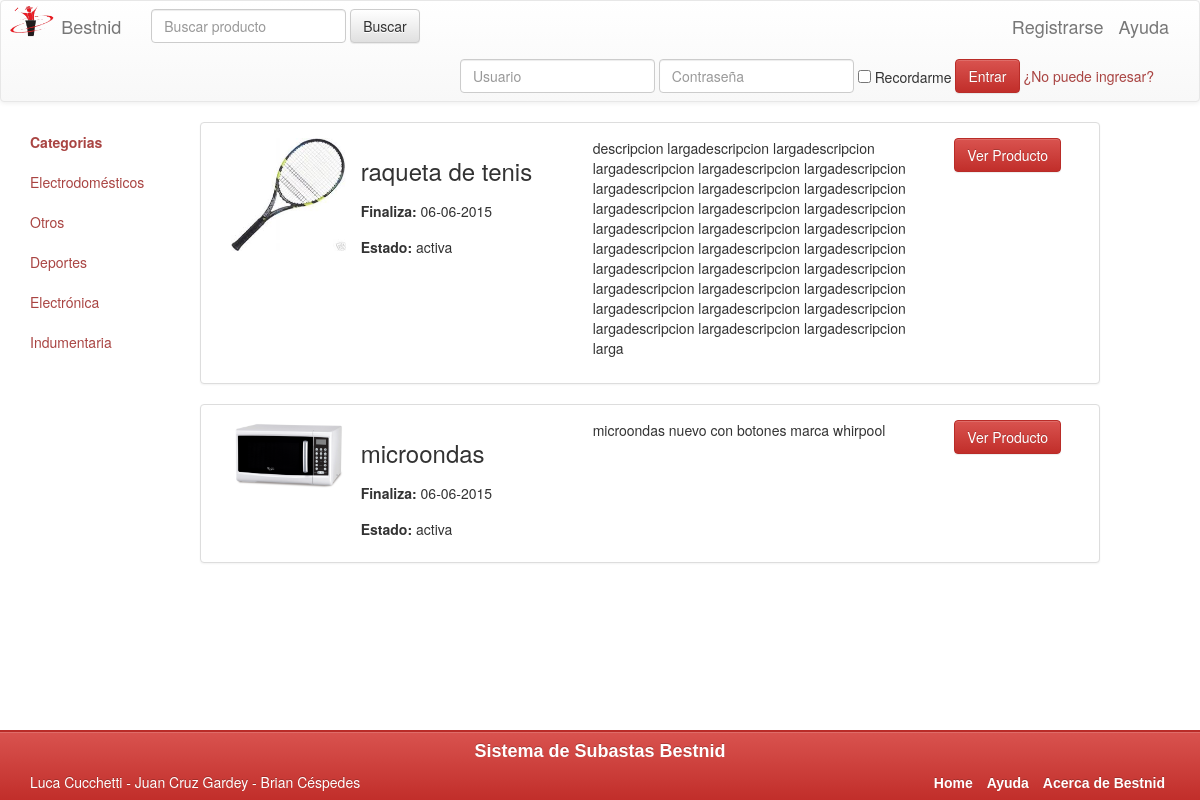
The page /Bestnid/listadoProductosPorCategoria.php?idCategoria=5 on the database its author committed.
### tables this page shows
CREATE TABLE IF NOT EXISTS `categoria` (
`idCategoria` int(11) NOT NULL,
  `nombre` varchar(50) NOT NULL,
  `descripcion` longtext
);

CREATE TABLE IF NOT EXISTS `subasta` (
`idSubasta` int(11) NOT NULL,
  `idUsuario` int(11) NOT NULL,
  `estado` varchar(50) NOT NULL,
  `fecha_cierre` date NOT NULL,
  `idProducto` int(11) DEFAULT NULL,
  `fecha_realizacion` date NOT NULL
);

CREATE TABLE IF NOT EXISTS `producto` (
`idProducto` int(11) NOT NULL,
  `nombre` varchar(50) NOT NULL,
  `descripcion` longtext,
  `idCategoria` int(11) NOT NULL,
  `imagen` varchar(100) DEFAULT NULL
);

### Bestnid/listadoProductosPorCategoria.php (the view, shortened to what this page needs)
<!DOCTYPE html>
<html lang="es">
	<head>
		<link rel="stylesheet" href="Bootstrap/css/bootstrap.min.css">
		<link rel="stylesheet" href="Bootstrap/css/bootstrap-theme.min.css">
		<link rel="stylesheet" href="estilopropio.css">
	</head>
	<body>
		<section class="main container-fluid">
			<aside class="row">
				<div class="col-sm-3 col-md-2 sidebar">
		        	<ul class="nav nav-sidebar">
			            <li class="active"><a class="text-danger" href="home.php"><strong>Categorias</strong></a></li>
			            <?php
							include("conexion.php");
							$result = mysqli_query ($link, "SELECT * FROM Categoria");
							while ($row=mysqli_fetch_array($result) ) {
								echo "<li><a class='text-danger' href='listadoProductosPorCategoria.php?idCategoria=".$row["idCategoria"]." '>".$row["nombre"]."</a></li>";
							}
						?>
			        </ul>
		        </div>
		        <div class="col-sm-3 col-md-9">
		        	<?php
						include("conexion.php");
						$result = mysqli_query ($link, "SELECT * FROM Categoria WHERE idCategoria='".$_GET["idCategoria"]."' ");
						$rowCat = mysqli_fetch_array($result);
						$result = mysqli_query ($link, "SELECT Subasta.idSubasta,Subasta.fecha_cierre,Subasta.estado,Subasta.idUsuario, Producto.imagen, Producto.nombre, Producto.descripcion
							FROM Subasta INNER JOIN Producto ON Subasta.idProducto=Producto.idProducto
							WHERE Producto.idCategoria='".$rowCat["idCategoria"]."' and (Subasta.estado='activa'  or Subasta.estado='finalizada')
							ORDER BY Subasta.fecha_cierre, Subasta.estado ");
						while ($row=mysqli_fetch_array($result) ) {
							echo "<div class='panel panel-default row'>
  									<div class='panel-body container-fluid'>
  										<div class='col-md-2'>
    										<img src='".$row["imagen"]."' class='img-responsive' alt='imagen' />
    									</div>
    									<div class='col-md-3'>
    										<div class='row'>
    											<h3>".$row["nombre"]."</h3>
    										</div>
    										<div class='row'>
    											<h5><strong>Finaliza: </strong>".date('d-m-Y',strtotime($row["fecha_cierre"]))."</h5>
    										</div>
    										<div class='row'>
    											<h5><strong>Estado: </strong>".$row["estado"]."</h5>
    										</div>
    									</div>
    									<div class='col-md-5'>
    										<p>".$row["descripcion"]."</p>
    									</div>
    									<div class='col-md-2'>
    										<a class='btn btn-danger' href='verSubasta.php?idSubasta=".$row["idSubasta"]."'>Ver Producto</a>
    										<br />
    									";
    								echo "
  								  		</div>
  								  	</div>
								  </div>";
						}
					?>
		        </div>
		     </aside>
		</section>
		<footer class="btn-danger">
			<div class="container">
				<div class="row">
					<h4 class="text-center">Sistema de Subastas Bestnid</h4>
				</div>
				<div class="row">
					<div class="col-md-6">
						<p>Luca Cucchetti - Juan Cruz Gardey - Brian C&eacute;spedes </p>
					</div>
					<div class="col-md-6">
						<ul class="list-inline text-right">
							<li><a href="home.php">Home</a></li>
							<li><a href="#">Ayuda</a></li>
							<li><a href="#">Acerca de Bestnid</a></li>
						</ul>
					</div>
				</div>
			</div>
		</footer>
	</body>
</html>

### Bestnid/estilopropio.css (style rules this page uses)
.navbar-brand { padding: 0px; }
footer { position: fixed; bottom: 0px; width: 100%; background: #111; background: rgba(0,0,0,.90); border-top: 2px solid #f00; z-index:100; height: 70px; }
body { margin-bottom:70px; }
footer h4 { font-weight: bold; font-family: sans-serif; }
footer a { font-weight: bold; font-family: sans-serif; color:white; }

### rows shown on the page
categoria: nombre "Electrodomésticos"
categoria: nombre "Otros"
categoria: nombre "Deportes"
categoria: nombre "Electrónica"
categoria: nombre "Indumentaria"
subasta: idProducto.imagen (picture), idProducto.nombre "raqueta de tenis", fecha_cierre "06-06-2015", estado "activa", idProducto.descripcion "descripcion largadescripcion largadescripcion largadescripcion largadescripcion largadescripcion largadescripcion largadescripcion largadescripcion largadescripcion largadescripcion largadescripcion largadescripcion largadescripcion largadescripcion largadescripcion largadescripcion largadescripcion largadescripcion largadescripcion largadescripcion largadescripcion largadescripcion largadescripcion largadescripcion largadescripcion largadescripcion largadescripcion largadescripcion largadescripcion larga"
subasta: idProducto.imagen (picture), idProducto.nombre "microondas", fecha_cierre "06-06-2015", estado "activa", idProducto.descripcion "microondas nuevo con botones marca whirpool"
